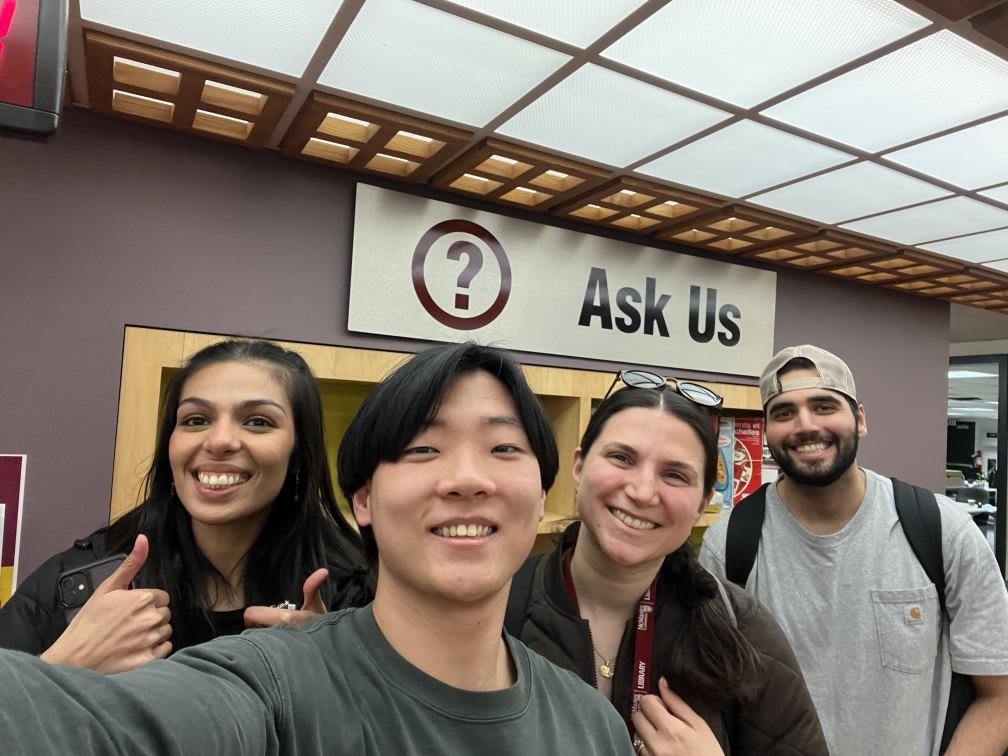
#> input picture Resources/librarians.jpg, 4032 x 3024 px (shown at 1/4 size)
$ python faceDetect.py
#> lines starting #> are read from the running program, lines starting #| are printed output that depends on the picture; after the words box and inside, x2 and y2 are one past the last pixel; in counts of white or black regions, pixels touching at a corner belong together
import cv2 as cv

picPath = 'Resources/librarians.jpg'
librarians = cv.imread(picPath)
#> librarians is the input picture: shape (3024, 4032, 3); mean B, G, R 110.5, 119.8, 129.9
cascPath = "haarcascade_frontalface_default.xml"
face_cascade = cv.CascadeClassifier(cv.data.haarcascades + cascPath)

def resizeRatio(frame, scale=0.75):
#> called with scale = 0.2
    width = int(librarians.shape[1] * scale)
#> width = 806
    height = int(librarians.shape[0] * scale)
#> height = 604
    dimensions = (width, height)
#> dimensions = (806, 604)
    return cv.resize(frame, dimensions, interpolation=cv.INTER_AREA)
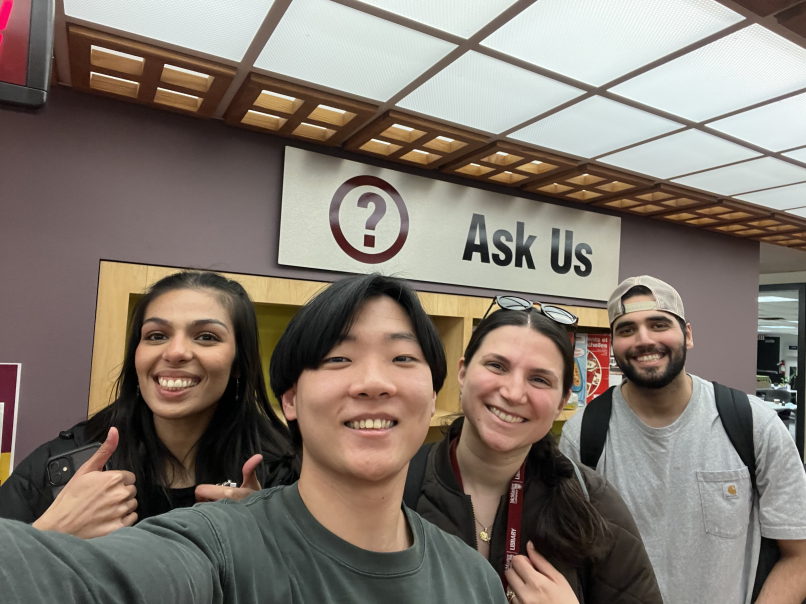
#> returned value: shape (604, 806, 3); mean of channels 0, 1, 2 110.5, 119.8, 129.9; drawn as B, G, R

librarians = resizeRatio(librarians, 0.2)

grayLibs = cv.cvtColor(librarians, cv.COLOR_BGR2GRAY)
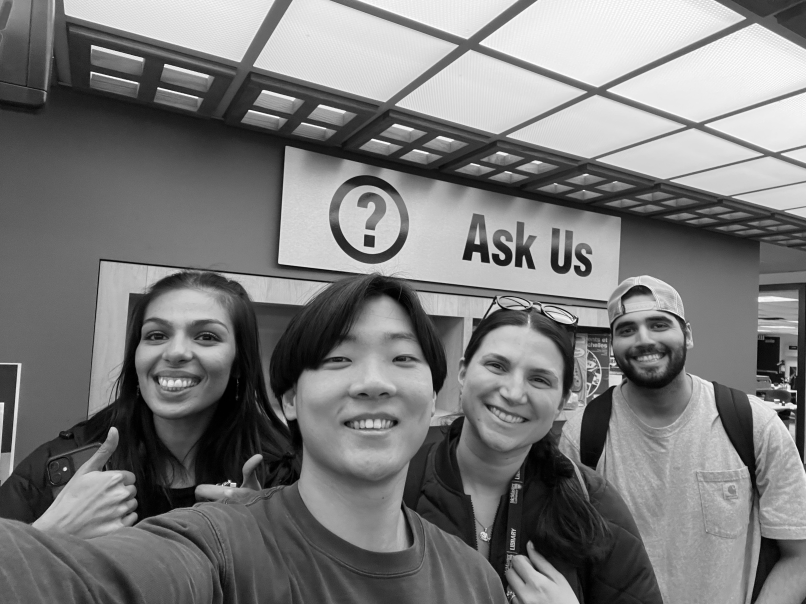
#> grayLibs: shape (604, 806); min 0, max 254, mean 121.7

faces = face_cascade.detectMultiScale(grayLibs, scaleFactor = 1.1,
                                      minNeighbors = 6)
#> faces = [[606, 295, 80, 80], [120, 287, 122, 122], [455, 326, 116, 116], [291, 299, 162, 162]]


print(len(faces))
#| 4
for (x, y, w, h) in faces:
    cv.rectangle(librarians, (x,y), (x+w, y+h), (0, 255, 0), 2)
#> this loop made 4 passes
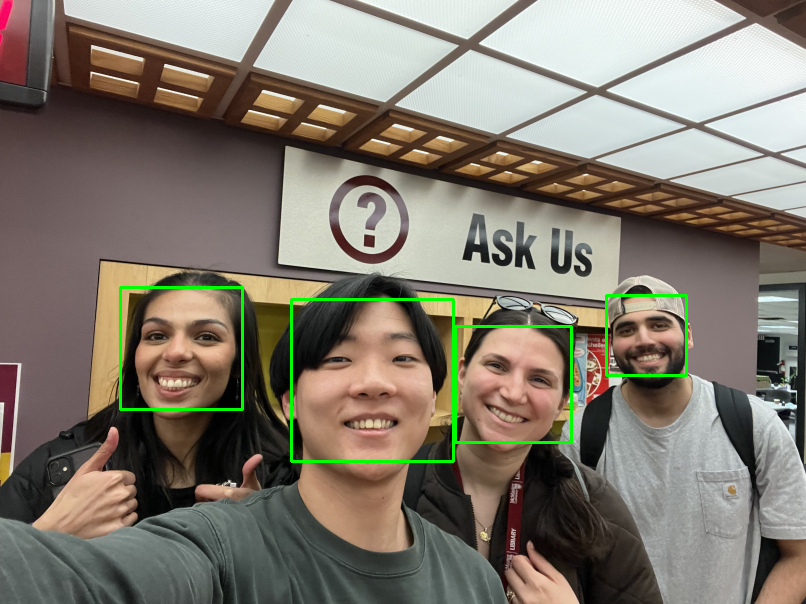
#> librarians: shape (604, 806, 3); 1.16% of pixels changed, all inside (x1, y1, x2, y2) = (119, 286, 688, 463)
cv.imshow('detected libs', librarians)
cv.waitKey(0)

$ run again, with Resources/dogs.jpg copied over Resources/librarians.jpg
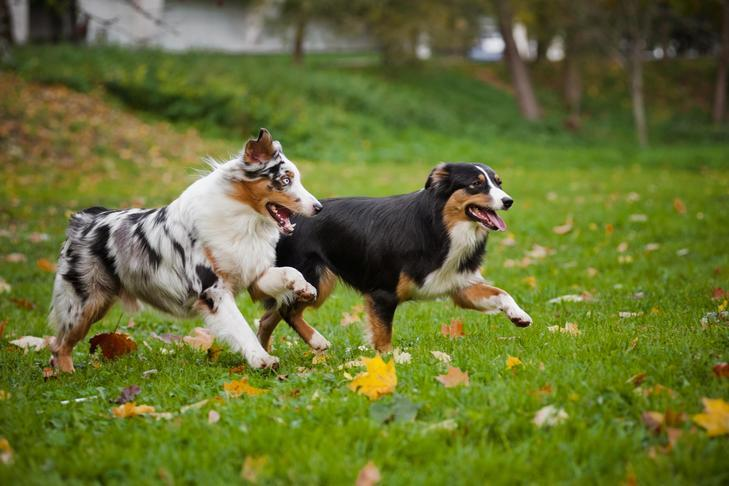
#> input picture Resources/dogs.jpg, 729 x 486 px
#> librarians is the input picture: shape (486, 729, 3); mean B, G, R 50.9, 112.8, 103.7
#> in resizeRatio, `return cv.resize(frame, dimensions, interpolation=cv.INTER_AREA)`:
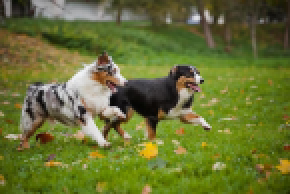
#> returned value: shape (97, 145, 3) (shown 2 times larger); mean of channels 0, 1, 2 50.9, 112.8, 103.7; drawn as B, G, R
#> `grayLibs = cv.cvtColor(librarians, cv.COLOR_BGR2GRAY)`:
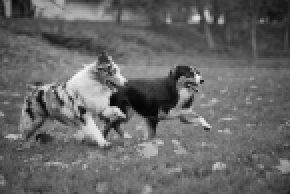
#> grayLibs: shape (97, 145) (shown 2 times larger); min 5, max 242, mean 103
#> faces = ()
#| 0
